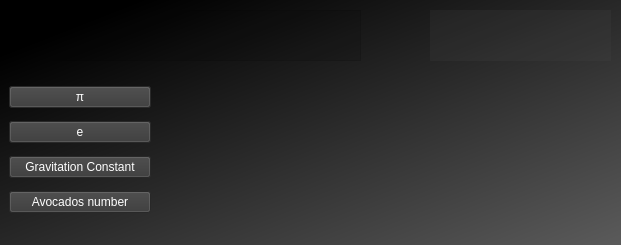
<?xml version="1.0" encoding="UTF-8"?>
<ui version="4.0">
 <class>MainWindow</class>
 <widget class="QMainWindow" name="MainWindow">
  <property name="enabled">
   <bool>true</bool>
  </property>
  <property name="geometry">
   <rect>
    <x>0</x>
    <y>0</y>
    <width>621</width>
    <height>245</height>
   </rect>
  </property>
  <property name="font">
   <font>
    <family>Comic Sans MS</family>
   </font>
  </property>
  <property name="windowTitle">
   <string>MainWindow</string>
  </property>
  <property name="windowIcon">
   <iconset resource="res.qrc">
    <normaloff>:/images/img/Calculator-icon.png</normaloff>:/images/img/Calculator-icon.png</iconset>
  </property>
  <property name="autoFillBackground">
   <bool>false</bool>
  </property>
  <property name="styleSheet">
   <string notr="true">color: rgb(255, 255, 255);
background-color: qlineargradient(spread:pad, x1:0, y1:0, x2:1, y2:1, stop:0.112676 rgba(0, 0, 0, 255), stop:1 rgba(91, 91, 91, 255));</string>
  </property>
  <widget class="QWidget" name="centralwidget">
   <widget class="QTextEdit" name="input">
    <property name="geometry">
     <rect>
      <x>0</x>
      <y>10</y>
      <width>361</width>
      <height>51</height>
     </rect>
    </property>
    <property name="styleSheet">
     <string notr="true">color: rgb(255, 255, 255);
background-color: rgba(0, 0, 0, 25);
font: 9pt &quot;Comic Sans MS&quot;;
border-color: rgb(7, 32, 255);</string>
    </property>
    <property name="frameShape">
     <enum>QFrame::StyledPanel</enum>
    </property>
    <property name="lineWidth">
     <number>1</number>
    </property>
    <property name="midLineWidth">
     <number>0</number>
    </property>
    <property name="lineWrapColumnOrWidth">
     <number>0</number>
    </property>
    <property name="html">
     <string>&lt;!DOCTYPE HTML PUBLIC &quot;-//W3C//DTD HTML 4.0//EN&quot; &quot;http://www.w3.org/TR/REC-html40/strict.dtd&quot;&gt;
&lt;html&gt;&lt;head&gt;&lt;meta name=&quot;qrichtext&quot; content=&quot;1&quot; /&gt;&lt;meta charset=&quot;utf-8&quot; /&gt;&lt;style type=&quot;text/css&quot;&gt;
p, li { white-space: pre-wrap; }
hr { height: 1px; border-width: 0; }
li.unchecked::marker { content: &quot;\2610&quot;; }
li.checked::marker { content: &quot;\2612&quot;; }
&lt;/style&gt;&lt;/head&gt;&lt;body style=&quot; font-family:'Comic Sans MS'; font-size:9pt; font-weight:400; font-style:normal;&quot;&gt;
&lt;p style=&quot;-qt-paragraph-type:empty; margin-top:0px; margin-bottom:0px; margin-left:0px; margin-right:0px; -qt-block-indent:0; text-indent:0px; font-family:'Segoe UI';&quot;&gt;&lt;br /&gt;&lt;/p&gt;&lt;/body&gt;&lt;/html&gt;</string>
    </property>
   </widget>
   <widget class="QTextBrowser" name="answer">
    <property name="geometry">
     <rect>
      <x>430</x>
      <y>10</y>
      <width>181</width>
      <height>51</height>
     </rect>
    </property>
    <property name="autoFillBackground">
     <bool>true</bool>
    </property>
    <property name="styleSheet">
     <string notr="true">color: rgb(255, 255, 255);
background-color: rgba(71, 71, 71, 25);
font: 9pt &quot;Times New Roman&quot;;</string>
    </property>
    <property name="frameShape">
     <enum>QFrame::NoFrame</enum>
    </property>
   </widget>
   <widget class="QLabel" name="label">
    <property name="geometry">
     <rect>
      <x>370</x>
      <y>20</y>
      <width>51</width>
      <height>31</height>
     </rect>
    </property>
    <property name="autoFillBackground">
     <bool>false</bool>
    </property>
    <property name="styleSheet">
     <string notr="true">background-color: rgba(0, 0, 0, 0);</string>
    </property>
    <property name="text">
     <string/>
    </property>
    <property name="pixmap">
     <pixmap resource="res.qrc">:/images/img/equal.png</pixmap>
    </property>
    <property name="scaledContents">
     <bool>true</bool>
    </property>
   </widget>
   <widget class="QFrame" name="verticalFrame">
    <property name="geometry">
     <rect>
      <x>0</x>
      <y>70</y>
      <width>160</width>
      <height>151</height>
     </rect>
    </property>
    <property name="styleSheet">
     <string notr="true">background-color: rgba(0, 0, 0, 0);</string>
    </property>
    <layout class="QVBoxLayout" name="verticalLayout">
     <property name="spacing">
      <number>6</number>
     </property>
     <property name="bottomMargin">
      <number>1</number>
     </property>
     <item>
      <widget class="QPushButton" name="pieButton">
       <property name="styleSheet">
        <string notr="true">background-color: rgb(57, 57, 57);</string>
       </property>
       <property name="text">
        <string>π</string>
       </property>
      </widget>
     </item>
     <item>
      <widget class="QPushButton" name="eButton">
       <property name="styleSheet">
        <string notr="true">color:rgb(255, 255, 255);
background-color: rgb(56, 56, 56);</string>
       </property>
       <property name="text">
        <string>e</string>
       </property>
      </widget>
     </item>
     <item>
      <widget class="QPushButton" name="pushButton">
       <property name="styleSheet">
        <string notr="true">background-color: rgb(56, 56, 56);</string>
       </property>
       <property name="text">
        <string>Gravitation Constant</string>
       </property>
      </widget>
     </item>
     <item>
      <widget class="QPushButton" name="pushButton_2">
       <property name="styleSheet">
        <string notr="true">background-color: rgb(56, 56, 56);</string>
       </property>
       <property name="text">
        <string>Avocados number</string>
       </property>
      </widget>
     </item>
    </layout>
   </widget>
  </widget>
 </widget>
 <resources>
  <include location="res.qrc"/>
 </resources>
 <connections/>
</ui>
